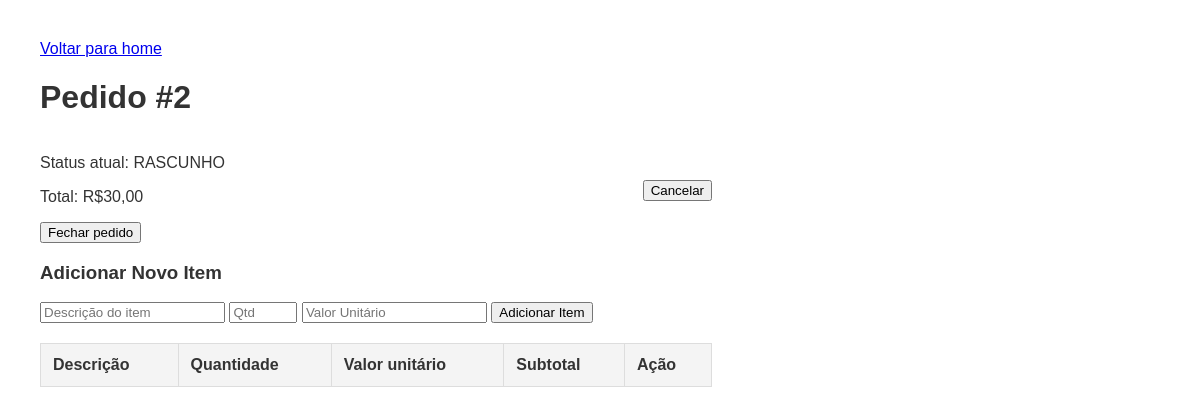
Before: /pedidos/2/ (signed in) with the older database file.
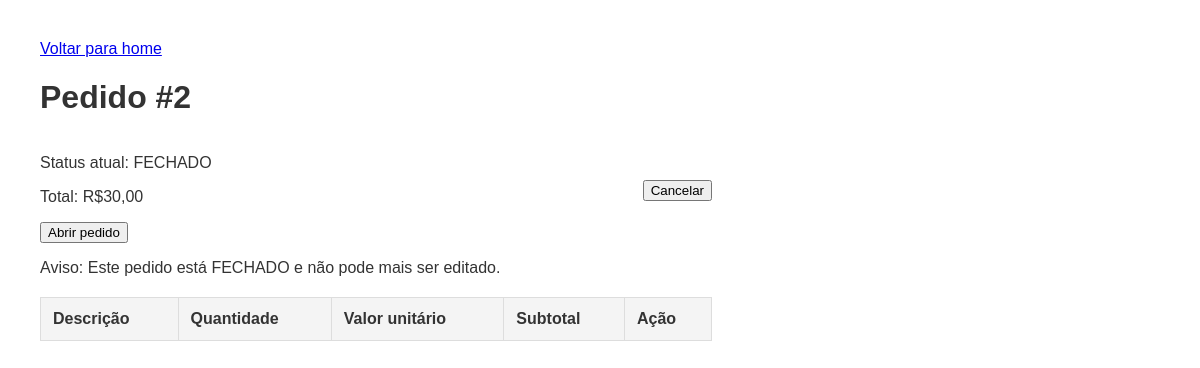
After: the same page with the newer database file.
### pedidos/models.py (models this page shows, shortened)
class Pedido(models.Model):
    data = models.DateTimeField(auto_now=True)
    status = models.CharField(max_length=10, choices=STATUS_PEDIDOS, default='RASCUNHO')
    total = models.DecimalField(max_digits=10, decimal_places=2, default=0.00)

### pedidos/views.py (the view)
# urls.py: path('pedidos/<int:pedido_id>/', views.detalhar_pedido, name='detalhe_pedido'),
@login_required
def detalhar_pedido(request, pedido_id):
    pedido = get_object_or_404(Pedido, id=pedido_id)
    contexto = {
        'pedido': pedido
    }
    return render(request, 'detalhe_pedido.html', contexto)

### pedidos/templates/detalhe_pedido.html (shortened to what this page needs)
{% load static %}
<!DOCTYPE html>
<html lang="pt-BR">
<head>
    <link rel="stylesheet" href="{% static 'pedidos/css/detalhar_pedido.css' %}">
</head>
<body>
    <div class="cabecalho">
        <a href="{% url 'home' %}">Voltar para home</a>
        <h1>Pedido #{{pedido.id}}</h1>
        <div class="colunas">
            <div class="coluna1">
                <p>Status atual: {{pedido.status}} </p>
                <p id="total-pedido">Total: R${{ pedido.total}}</p>
                {% if pedido.status == 'RASCUNHO'%}
                <button onclick="fecharPedido()">Fechar pedido</button>
                {% endif %}
                {% if pedido.status == 'FECHADO' %}
                <button onclick="abrirPedido()">Abrir pedido</button>
                {% endif %}
            </div>
            {% if pedido.status != 'CANCELADO' %}
            <div class="coluna2">
                <button onclick="cancelarPedido()">Cancelar</button>
            </div>
            {% else %}
            <button onclick="abrirPedido()">Abrir pedido</button>
            {% endif %}
        </div>
    </div>
    {% if pedido.status == 'RASCUNHO' %}
    <div class="formulario-item">
        <h3>Adicionar Novo Item</h3>
        <input type="text" id="desc" placeholder="Descrição do item" required>
        <input type="number" id="qtd" placeholder="Qtd" style="width: 60px;" required>
        <input type="number" id="valor" placeholder="Valor Unitário" step="0.01" required>
        <button class="btn" onclick="adicionarItem()">Adicionar Item</button>
    </div>
    {% else %}
    <div>
        <p>Aviso: Este pedido está {{ pedido.status }} e não pode mais ser editado.</p>
    </div>
    {% endif %}
    <table>
        <thead>
            <tr>
                <th>Descrição</th>
                <th>Quantidade</th>
                <th>Valor unitário</th>
                <th>Subtotal</th>
                <th>Ação</th>
            </tr>
        </thead>
    </table>
</body>
</html>

Changed rows visible on the page:
changed Pedido id 2: status "RASCUNHO" → "FECHADO"; status (not shown) → "FECHADO"
Other visible differences:
text no longer shown: "Fechar pedido Adicionar Novo Item Adicionar Item"
text now shown: "Abrir pedido Aviso: Este pedido está e não pode mais ser editado."
